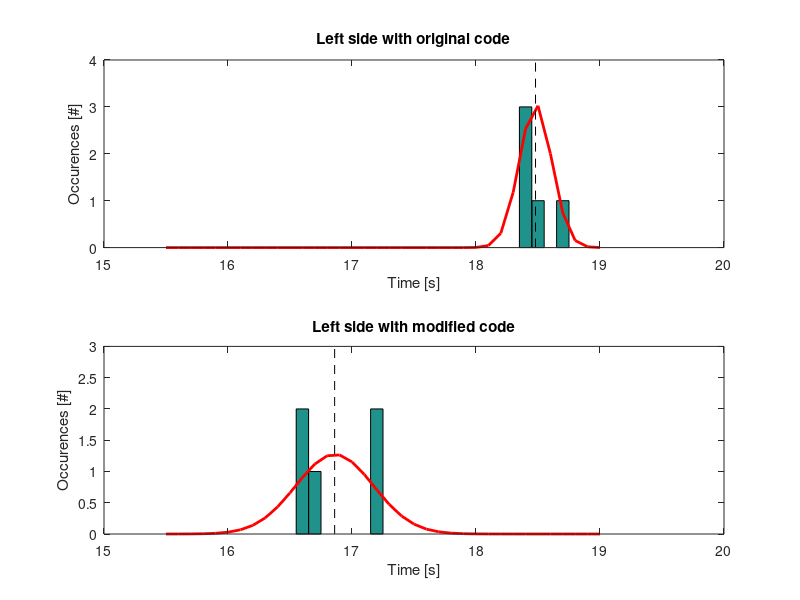

The MATLAB script that drew this image:
clear all
close all
clc


%% Straight side run with original code
clc
lm = csvread('Straight.dat');

%normplot(lm)

pd = fitdist(lm,'Normal')

x = 15.5:0.1:19;
y = pdf(pd,x);


figure(1);
subplot(2,1,1)

hist(lm,x)
hold on
plot(x,y,'LineWidth',2,'Color','r')
title('Left side with original code')

xlabel('Time [s]')
ylabel('Occurences [#]')

line([pd.mu pd.mu],[0 4],'LineStyle','--','Color','k');
%xlim([8.5 15])
hold off

%% straight side run with modified code
clc
lm = csvread('Straight_mod.dat');

%normplot(lm)

pd = fitdist(lm,'Normal')

x = 15.5:0.1:19;
y = pdf(pd,x);


figure(1);
subplot(2,1,2)

hist(lm,x)
hold on
plot(x,y,'LineWidth',2,'Color','r')
line([pd.mu pd.mu],[0 3],'LineStyle','--','Color','k');
title('Left side with modified code')

xlabel('Time [s]')
ylabel('Occurences [#]')

%xlim([8.5 15])
hold off

